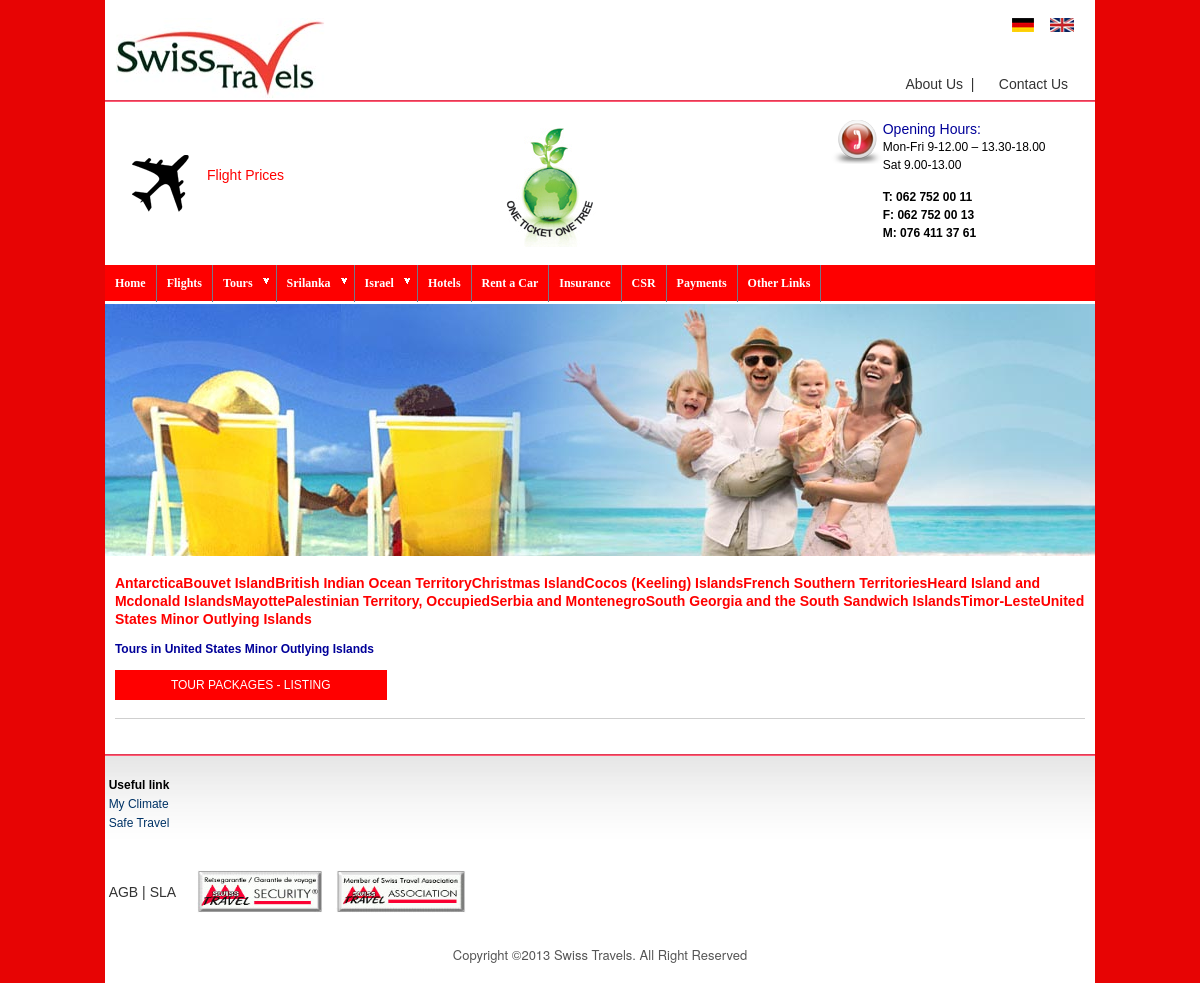
Page /country_package.php on the committed database.
### tables this page shows
CREATE TABLE IF NOT EXISTS `country_list` (
  `iso` char(2) NOT NULL,
  `name` varchar(80) NOT NULL,
  `printable_name` varchar(80) NOT NULL,
  `iso3` char(3) DEFAULT NULL,
  `numcode` smallint(6) DEFAULT NULL,
  PRIMARY KEY (`iso`)
);

### includes/class.main.php (called while the page is built, shortened)
<?php
class SingleTon {
	public static function selectQuery($resultVar,$condVar = '',$tabVar,$fetchType = MY_BOTH,$nor = FALSE) {
		$arrSel					=		array();
		$selQuery				=		 "SELECT ".$resultVar." FROM ".$tabVar.$condVar." ";
		$selResult				=		mysql_query($selQuery) or die(mysql_error());
		while($resultRow		=		mysql_fetch_array($selResult,$fetchType)) {
			$totalRows[]		=		$resultRow;
		}
		if($nor) {
			$noofrows			=		mysql_num_rows($selResult);
			$arrSel				=		array($noofrows,$totalRows);
		} else {
			$arrSel				=		$totalRows;
		}
		return $arrSel;
	}
}
?>

### country_package.php (the view, shortened to what this page needs)
<?php
require_once 'header.php';
extract($_REQUEST);
$country_id	=	base64_decode($country_id);
?>
<link href="css/popup_open.css" rel="stylesheet" type="text/css" />
  <tr>
    <td align="left" valign="top" bgcolor="#FFFFFF"><img src="images/wightlin.jpg" width="5" height="2" /></td>
  </tr>
  <tr>
    <td align="left" valign="top" bgcolor="#FFFFFF"><img src="images/banner.jpg" width="990" height="252" /></td>
  </tr>
  <tr>
    <td align="left" valign="top" bgcolor="#FFFFFF">&nbsp;</td>
  </tr>
  <tr>
    <td align="left" valign="top" bgcolor="#FFFFFF"><table width="100%" border="0" cellspacing="0" cellpadding="0">
      <tr>
        <td align="left" valign="top" class="txt">&nbsp;</td>
        <td height="30" align="left" valign="top" class="rtxtr"><strong><?php
		foreach($country_result[1] as $country_result_value) { if($country_result_value[iso3] == $country_id) { $country_name_stored = $country_result_value[printable_name]; echo $country_result_value[printable_name]; } }
		 ?></strong></td>
        <td align="left" valign="top" class="txt">&nbsp;</td>
      </tr>
      <tr>
        <td width="1%" align="left" valign="top" class="txt">&nbsp;</td>
        <td width="98%" align="left" valign="top" class="txt"><table width="100%" border="0" cellspacing="0" cellpadding="0">
          <tr>
            <td width="83%" height="2" align="left" valign="top"><div align="justify">
              <p class="suptitxt">Tours in <?php echo $country_name_stored; ?></p>
            </div></td>
          </tr>
        </table></td>
        <td width="1%" align="left" valign="top" class="txt">&nbsp;</td>
      </tr>
      <tr>
        <td align="left" valign="top" class="txt">&nbsp;</td>
        <td align="left" valign="top" class="txt"><table width="100%" border="0" cellspacing="0" cellpadding="0">
          <tr>
            <td width="28%" height="30" align="center" valign="middle" bgcolor="#FF0000" class="wtxt style4">TOUR PACKAGES -  LISTING</a></td>
            <td width="72%" align="center" valign="middle">&nbsp;</td>
          </tr>
        </table></td>
        <td align="left" valign="top" class="txt">&nbsp;</td>
      </tr>
      <tr>
        <td align="left" valign="top" class="txt">&nbsp;</td>
        <td align="left" valign="top" class="txt">&nbsp;</td>
        <td align="left" valign="top" class="txt">&nbsp;</td>
      </tr>
      <tr>
        <td align="left" valign="top" class="txt">&nbsp;</td>
        <td align="left" valign="top" class="lin">&nbsp;</td>
        <td align="left" valign="top" class="txt">&nbsp;</td>
      </tr>
    </table></td>
  </tr>
<?php require_once 'footer.php'; ?>

### header.php (shortened to what this page needs)
<?php
$conWhere		=	" WHERE 1 = 1 ORDER BY name ASC";
$country_result			=	SingleTon::selectQuery("iso3,printable_name","$conWhere",TABLE_COUNTRY,MY_ASSOC,NOR_YES);
?>
<!DOCTYPE html PUBLIC "-//W3C//DTD XHTML 1.0 Transitional//EN" "http://www.w3.org/TR/xhtml1/DTD/xhtml1-transitional.dtd">
<html xmlns="http://www.w3.org/1999/xhtml">
<head>
<link rel="stylesheet" type="text/css" href="css/style.css" />
<link rel="stylesheet" type="text/css" href="css/ddsmoothmenu.css" />
<link rel="stylesheet" type="text/css" href="css/ddsmoothmenu-v.css" />
</head>
<body>
<table width="990" border="0" align="center" cellpadding="0" cellspacing="0">
  <tr>
    <td align="left" valign="top" bgcolor="#FFFFFF"><table width="100%" border="0" cellspacing="0" cellpadding="0">
      <tr>
        <td colspan="3">&nbsp;</td>
        </tr>
      <tr>
        <td width="11" align="left" valign="top">&nbsp;</td>
        <td width="712" align="left" valign="top"><img src="images/logo.jpg" width="211" height="82" /></td>
        <td width="267" align="left" valign="top"><table width="100%" border="0" cellspacing="0" cellpadding="0">
          <tr>
            <td align="left" valign="top"><table width="100%" border="0" cellspacing="0" cellpadding="0">
              <tr>
                <td width="69%" height="19" align="left" valign="top">&nbsp;</td>
                <td width="14%" align="left" valign="top"><a href="#"><img src="images/dushfg.jpg" width="22" height="14" border="0" /></a></td>
                <td width="17%" align="left" valign="top"><a href="#"><img src="images/usfg.jpg" width="24" height="14" border="0" /></a></td>
              </tr>
            </table></td>
          </tr>
          <tr>
            <td height="19" align="left" valign="top">&nbsp;</td>
          </tr>
          <tr>
            <td height="19" align="left" valign="top">&nbsp;</td>
          </tr>
          <tr>
            <td height="19" align="left" valign="top"><table width="100%" border="0" cellspacing="0" cellpadding="0">
              <tr>
                <td width="29%" height="19" align="left" valign="top">&nbsp;</td>
                <td width="35%" align="left" valign="top" class="btxt"><a href="About.php" target="_self">About Us </a>&nbsp;| </td>
                <td width="36%" align="left" valign="top" class="btxt"><a href="Contact.php">Contact Us</a> </td>
              </tr>
            </table></td>
          </tr>
        </table></td>
      </tr>
    </table></td>
  </tr>
  <tr>
    <td align="left" valign="top" bgcolor="#FFFFFF" class="linr"><img src="images/rline.jpg" width="5" height="2" /></td>
  </tr>
  <tr>
    <td align="left" valign="top" bgcolor="#FFFFFF">&nbsp;</td>
  </tr>
  <tr>
    <td align="left" valign="top" bgcolor="#FFFFFF"><table width="100%" border="0" cellspacing="0" cellpadding="0">
      <tr>
        <td width="1%" align="left" valign="top">&nbsp;</td>
        <td width="49%" align="left" valign="top"><table width="100%" border="0" cellspacing="0" cellpadding="0">
          <tr>
            <td align="left" valign="top"><table width="100%" border="0" cellspacing="0" cellpadding="0">
              <tr>
                <td width="19%" height="94" align="center" valign="middle"><img src="images/flaght.png" width="57" height="57" /></td>
                <td width="48%" align="left" valign="top" class="rtxtr"><p>&nbsp;</p>
                  <p><a href="Flight_Price.php">Flight Prices</a> </p></td>
                <td width="33%" align="right" valign="middle"><img src="images/oneticket.jpg" /></td>
              </tr>
            </table></td>
          </tr>
        </table></td>
        <td width="49%" align="left" valign="top"><table width="100%" border="0" cellspacing="0" cellpadding="0">
          <tr>
            <td width="48%" height="145" align="left" valign="top">&nbsp;</td>
            <td width="10%" align="left" valign="top"><img src="images/contact.png" width="52" height="44" /></td>
            <td width="42%" align="left" valign="top" class="btxt">
              <div align="left"><span class="insidetxt">Opening Hours:</span></span><br />
                <span class="txt">Mon-Fri 9-12.00  &ndash; 13.30-18.00<br />
                  Sat 9.00-13.00
                  </span>
              </div>              <p align="left"><span class="txt"><strong>                T: 062 752 00 11 <br />
                F: 062 752 00 13<br />
                M: 076 411 37 61</strong></span><br />
                </p></td>
          </tr>
        </table></td>
        <td width="1%">&nbsp;</td>
      </tr>
    </table></td>
  </tr>
  <tr>
    <td align="left" valign="top" bgcolor="#FFFFFF"><div id="smoothmenu1" class="ddsmoothmenu">
<ul>
<li><a href="index.php">Home</a></li>
<li><a href="Flights.php">Flights</a></li>
<li><a href="#">Tours</a>
   <li><a href="#">Srilanka</a>
  </li>
   <li><a href="#">Israel</a>
  </li>
 <li><a href="Hotal.php">Hotels</a></li>
<li><a href="Rentcar.php">Rent a Car</a></li>
<li><a href="Insurance.php">Insurance</a></li>
<li><a href="CSR.php">CSR</a></li>
<li><a href="Payment.php">Payments</a></li>
<li><a href="link.php">Other Links</a></li>
</ul>
<br style="clear: left" />
</div></td>
  </tr>

### footer.php
 <tr>
    <td align="left" valign="top" bgcolor="#FFFFFF">&nbsp;</td>
</tr>
  <tr>
    <td align="left" valign="top" bgcolor="#FFFFFF" class="linr"><img src="images/rline.jpg" width="5" height="2" /></td>
  </tr>
  <tr>
    <td align="left" valign="top" class="foot"><table width="100%" border="0" cellspacing="0" cellpadding="0">
      <tr>
        <td height="19" align="left" valign="middle">&nbsp;</td>
        <td align="left" valign="middle">&nbsp;</td>
        <td align="left" valign="middle">&nbsp;</td>
        <td align="left" valign="bottom" class="copy">&nbsp;</td>
        <td align="left" valign="bottom" class="copy">&nbsp;</td>
      </tr>
      <tr>
        <td height="19" align="left" valign="middle">&nbsp;</td>
        <td align="left" valign="middle" class="txt"><strong>Useful link </strong></td>
        <td align="left" valign="middle" class="txt">&nbsp;</td>
        <td align="left" valign="bottom" class="copy">&nbsp;</td>
        <td align="left" valign="bottom" class="copy">&nbsp;</td>
      </tr>
      <tr>
        <td height="19" align="left" valign="middle">&nbsp;</td>
        <td align="left" valign="middle" class="ftxt"><a href="http://www.myclimate.org/fr.html" target="_blank" >My Climate</a></td>
        <td align="left" valign="middle" >&nbsp;</td>
        <td align="left" valign="bottom" class="copy">&nbsp;</td>
        <td align="left" valign="bottom" class="copy">&nbsp;</td>
      </tr>
      <tr>
        <td height="19" align="left" valign="middle">&nbsp;</td>
        <td align="left" valign="middle" class="ftxt"><a href="http://www.safetravel.ch/" target="_blank" >Safe Travel</a></td>
        <td align="left" valign="middle">&nbsp;</td>
        <td align="left" valign="bottom" class="copy">&nbsp;</td>
        <td align="left" valign="bottom" class="copy">&nbsp;</td>
      </tr>
      <tr>
        <td height="19" align="left" valign="middle">&nbsp;</td>
        <td align="left" valign="middle" class="ftxt">&nbsp;</td>
        <td align="left" valign="middle">&nbsp;</td>
        <td align="left" valign="bottom" class="copy">&nbsp;</td>
        <td align="left" valign="bottom" class="copy">&nbsp;</td>
      </tr>
      <tr>
        <td height="19" align="left" valign="middle">&nbsp;</td>
        <td align="left" valign="middle" class="ftxt">&nbsp;</td>
        <td align="left" valign="middle">&nbsp;</td>
        <td align="left" valign="bottom" class="copy">&nbsp;</td>
        <td align="left" valign="bottom" class="copy">&nbsp;</td>
      </tr>
      <tr>
        <td width="0%" height="25" align="left" valign="middle">&nbsp;</td>
        <td width="9%" align="left" valign="middle"><span class="btxt"><a href="AGB.php">AGB</a> | <a href="SLA.php">SLA</a></span> </td>
        <td width="14%" align="left" valign="middle"><span class="copy"><a href="http://www.star.ch/d/default.asp" target="_blank"><img src="images/swiss1.jpg" width="126" height="43" border="0" /></a></span></td>
        <td width="59%" align="left" valign="bottom" class="ftxt"><a href="http://www.star.ch/d/default.asp" target="_blank"><img src="images/swiss2.jpg" width="130" height="43" border="0" /></a></td>
        <td width="18%" align="left" valign="middle" class="ftxt"><a href="http://www.myclimate.org/fr.html" target="_blank" class="ftxt"></a></td>
      </tr>
      <tr>
        <td height="51" colspan="5" align="center" valign="bottom">Copyright &copy;2013 Swiss Travels. All Right Reserved </td>
      </tr>
      <tr>
        <td height="19" colspan="5" align="center" valign="bottom">&nbsp;</td>
      </tr>
    </table></td>
  </tr>
</body>
</html>

### css/style.css (style rules this page uses)
body { background-attachment: scroll; background-color: #e70404; background-repeat: repeat; background-position: left top; margin: 0px; padding: 0px; }
.linr { background-attachment: scroll; background-image: url(../images/rline.jpg); background-repeat: repeat-x; background-position: left top; }
.btxt { font-family: Verdana, Arial, Helvetica, sans-serif; font-size: 14px; font-style: normal; font-weight: normal; color: #333333; text-decoration: none; }
.btxt a { font-family: Verdana, Arial, Helvetica, sans-serif; font-size: 14px; font-style: normal; font-weight: normal; color: #333333; text-decoration: none; }
.rtxtr { font-family: Verdana, Arial, Helvetica, sans-serif; font-size: 14px; font-style: normal; font-weight: normal; color: #FF0000; text-decoration: none; }
.rtxtr a { font-family: Verdana, Arial, Helvetica, sans-serif; font-size: 14px; font-style: normal; font-weight: normal; color: #FF0000; text-decoration: none; }
.txt { font-family: Verdana, Arial, Helvetica, sans-serif; font-size: 12px; font-style: normal; font-weight: normal; color: #000; line-height:18px; text-decoration: none; }
.insidetxt { font-family: Verdana, Arial, Helvetica, sans-serif; font-size: 14px; font-style: normal; font-weight: normal; color: #000099; text-decoration: none; }
.suptitxt { font-family: Verdana, Arial, Helvetica, sans-serif; font-size: 12px; font-style: normal; font-weight: bold; color: #000099; text-decoration: none; }
.copy { font-family: Verdana, Arial, Helvetica, sans-serif; font-size: 10px; font-weight: normal; color: #333333; text-decoration: none; }
.wtxt { font-family: Verdana, Arial, Helvetica, sans-serif; font-size: 12px; font-style: normal; font-weight: normal; color: #FFFFFF; text-decoration: none; }
.lin { background-attachment: scroll; background-image: url(../images/line.jpg); background-repeat: repeat-x; background-position: left top; }
.ftxt { font-family: Verdana, Arial, Helvetica, sans-serif; font-size: 12px; font-style: normal; font-weight: normal; color: #333; line-height:18px; text-decoration: none; }
.ftxt a { font-family: Verdana, Arial, Helvetica, sans-serif; font-size: 12px; font-style: normal; font-weight: normal; color: #003366; line-height:18px; text-decoration: none; }
.foot { background-attachment: scroll; background-image: url(../images/footer.jpg); background-repeat: repeat-x; background-position: left top; }

### css/ddsmoothmenu.css (style rules this page uses)
.ddsmoothmenu { font: bold 12px Verdana; background-image:url(../images/but.jpg); background-repeat:repeat-x; background-position:left top; height:36px; width: 100%; }
.ddsmoothmenu ul { z-index:100; margin: 0; padding: 0; list-style-type: none; }
.ddsmoothmenu ul li { position: relative; display: inline; float: left; }
.ddsmoothmenu ul li a { display: block; background-image:url(../images/but.jpg); background-position:left top; background-repeat:repeat-x; color: white; padding: 11px 10px; border-right: 1px solid #778; color: #2d2b2b; text-decoration: none; }
.ddsmoothmenu ul li a:link, .ddsmoothmenu ul li a:visited { color: white; }

### rows in the picture
country_list: printable_name "Antarctica"
country_list: printable_name "Bouvet Island"
country_list: printable_name "British Indian Ocean Territory"
country_list: printable_name "Christmas Island"
country_list: printable_name "Cocos (Keeling) Islands"
country_list: printable_name "French Southern Territories"
country_list: printable_name "Heard Island and Mcdonald Islands"
country_list: printable_name "Mayotte"
country_list: printable_name "Palestinian Territory, Occupied"
country_list: printable_name "Serbia and Montenegro"
country_list: printable_name "South Georgia and the South Sandwich Islands"
country_list: printable_name "Timor-Leste"
country_list: printable_name "United States Minor Outlying Islands"
